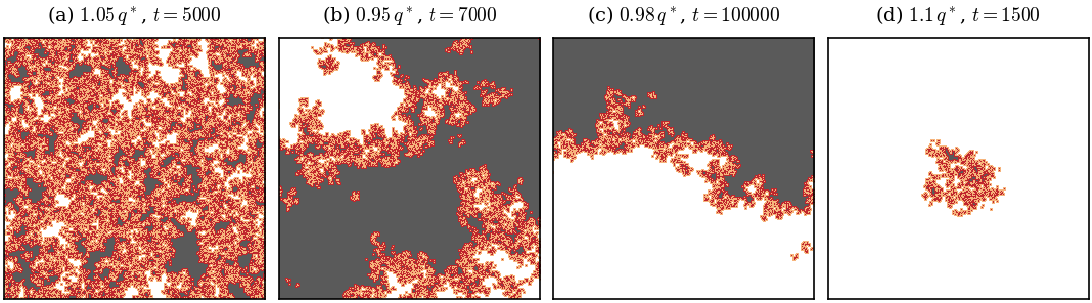

Write Python code to recreate this figure.
"""Fig. snap: configurations at p = 1/2, alpha = 1/2 (local dnsim runs, data/snap/*.ckpt).
Sites with no disagreeing Moore neighbor are white (dead) or gray (alive); sites with at least one
are orange (dead) or red (alive), so the active phase stands out from the two absorbing phases."""
import os

import matplotlib.pyplot as plt
import numpy as np
from matplotlib.colors import ListedColormap

from common import PAGE, ROOT, save

SNAP = os.path.join(ROOT, "data", "snap")


def load(name):
    raw = open(os.path.join(SNAP, name), "rb").read()
    Lx, Ly, t = np.frombuffer(raw[8:32], dtype=np.uint64).astype(int)
    words = np.frombuffer(raw[32:], dtype=np.uint64).reshape(Ly, Lx // 64)
    g = np.unpackbits(words.view(np.uint8).reshape(Ly, Lx // 64, 8), axis=2, bitorder="little")
    return g.reshape(Ly, Lx).astype(np.uint8), t


def classes(g):
    j = np.zeros(g.shape, int)
    for dy in (-1, 0, 1):
        for dx in (-1, 0, 1):
            if dx or dy:
                j += np.roll(np.roll(g, dy, 0), dx, 1) != g
    return g + 2 * (j > 0)


cmap = ListedColormap(["#ffffff", "#5a5a5a", "#f6b47c", "#c0262d"])
panels = [("a.ckpt", None, r"(a) $1.05\,q^*$"),
          ("b7.ckpt", (slice(0, 256), slice(0, 256)), r"(b) $0.95\,q^*$"),
          ("c.ckpt", (slice(128, 384), slice(0, 256)), r"(c) $0.98\,q^*$"),
          ("d.ckpt", (slice(128, 384), slice(128, 384)), r"(d) $1.1\,q^*$")]
fig, axs = plt.subplots(1, 4, figsize=(PAGE, PAGE / 4 + 0.25), gridspec_kw=dict(wspace=0.05))
for ax, (f, crop, title) in zip(axs, panels):
    g, t = load(f)
    c = classes(g)
    if crop:
        c = c[crop]
    ax.imshow(c, cmap=cmap, vmin=-0.5, vmax=3.5, interpolation="nearest")
    ax.set_xticks([]), ax.set_yticks([])
    ax.set_title(title + f", $t={t}$", fontsize=7)
save(fig, "fig_snap")
